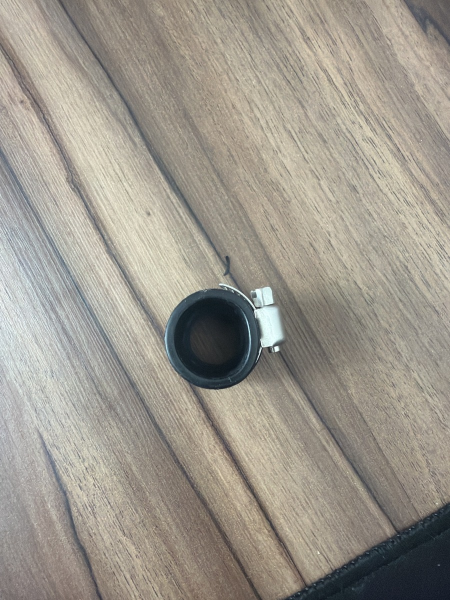
#> input picture brands/elvo/content/ecommerce/refs-reales/adaptador-arriba.jpg, 900 x 1200 px, given in place of mlf-nativo-hero.png, which was not available (shown at 1/2 size)
$ python gen_ml_final_fal.py
#> lines starting #> are read from the running program, lines starting #| are printed output that depends on the picture
### brands/elvo/content/ecommerce/gen_ml_nativo_fal.py
import base64,time,requests,threading
B='/home/user/elvo-creating/brands/elvo/'
F=B+'content/ecommerce/fotos/'; R=B+'content/ecommerce/refs-reales/'
def uri(p):
    mt='image/jpeg' if p.endswith('.jpg') else 'image/png'
    return f'data:{mt};base64,'+base64.b64encode(open(p,'rb').read()).decode()
BRAND=(" elvo· brand identity: bright, airy, premium; soft steel-blue (#9EBACE) to very light blue (#dbe7f0) backgrounds with white, deep navy (#010A21) headlines and electric-blue (#3355FF) accents; clean Inter-like sans-serif; generous spacing; rounded corners, soft shadows; a small 'elvo·' wordmark in navy at a corner. More refined than a generic competitor ad: confident large headline, clear hierarchy, realistic product render with crisp reflections and soft contact shadow, 1:1 square. ALL TEXT EXACTLY AS WRITTEN, Spanish with correct accents, nothing else added, no extra logos. The purifier must look exactly like the first reference (white cylinder, grey water-drop icon, grey 'elvo' wordmark with its small drop, chrome swan-neck spout).")
P=F+'v9-vivo.png'
J=[
('mln-1-hero',[P],"Hero benefits image. Headline top-left navy, large: \"Agua pura, directo de tu caño.\" Purifier large on the right with a sparkling stream filling a glass. Top-right premium gold starburst seal: \"#1\" and below \"EN PURIFICADORES\" with five small stars. Left, under the headline, five benefit rows each with an electric-blue check circle, bold line then small grey line: \"Reduce cloro, olores y sabores\" / \"Agua más rica en cada vaso\"; \"Retiene plomo y metales pesados*\" / \"Núcleo PureCore de 6 etapas\"; \"Rinde 20.000 litros\" / \"Unos 18 meses de uso normal\"; \"Para todo caño\" / \"Adaptador universal incluido\"; \"Más fácil y económico que el bidón\" / \"Sin cargar, sin guardar, sin gasfitero\". Footnote: \"*Según la ficha técnica del núcleo PureCore. Los resultados dependen de la calidad del agua de entrada.\""),
('mln-2-etapas',[P,F+'etapas7-fal.png'],"Technology infographic: the purifier core as an elegant 3D cutaway cylinder center-right with SIX clearly distinct stacked layers top to bottom: activated carbon (black granules), KDF-F (copper-bronze granules), nanotechnology (fine white-grey mesh), synthetic aluminosilicate (beige), colloidal silver (light grey-blue), ionic silver (white); one drop at the top and a smooth blue flow line down through them ending in clean droplets. Headline top-left navy: \"Tecnología PureCore: 6 etapas, un solo núcleo.\" Labels on the left with electric-blue numbered circles, bold line then small grey: 1 \"Carbón activado\" / \"Reduce cloro, olores y sabores\"; 2 \"KDF-F\" / \"Retiene plomo y metales pesados*\"; 3 \"Nanotecnología\" / \"Etapa adicional del núcleo\"; 4 \"Aluminosilicato sintético\" / \"Cuida la calidad del agua\"; 5 \"Plata coloidal\" / \"Protege el núcleo por dentro\"; 6 \"Plata iónica\" / \"Protege el núcleo por dentro\". Thin dotted leader lines. Footnote: \"*Según la ficha técnica del núcleo PureCore. Esquema ilustrativo.\" No tap in the drawing."),
('mln-3-bidones',[P],"Savings comparison. Headline navy: \"Un núcleo rinde unos 1.000 bidones.\" Subtitle grey: \"20.000 litros de agua filtrada, directo de tu caño.\" Visual: on the left a tall neat tower stack of many translucent blue 20-liter water jugs with a large number \"x1.000\" above it; on the right a single purifier with \"x1\" above it; a bold stylized \"VS\" between them in electric blue. Three small pills at the bottom: \"Sin cargar\" \"Sin guardar\" \"Sin pagar bidón tras bidón\". Footnote: \"Cálculo con bidones de 20 L. Depende del consumo y de la calidad del agua.\""),
('mln-4-mantenimiento',[P,F+'nativo-core-ref.png'],"Maintenance image, lifestyle: a bright kitchen counter, the purifier on the right and beside it on the left the removed filter core standing upright (white cylinder with a blue elvo label), a chrome tap between them. Headline in a navy pill-style block top: \"Único mantenimiento\". Subtitle: \"Cambias el núcleo cada 18 meses.\" Small blue pill bottom-right: \"Sin herramientas, lo cambias tú\". Footnote: \"Unos 18 meses de uso normal. Depende de la calidad del agua de entrada.\""),
('mln-5-derivador',[R+'derivador-colgado.jpg',P],"Close-up lifestyle photo of a kitchen faucet with a small chrome diverter valve attached to the faucet spout with a white hose, a hand turning the diverter lever, a curved electric-blue arrow indicating the turn. Headline on a white rounded block at the top: \"Cambia fácilmente a agua purificada.\" Small note bottom-left: \"La primera vez, el derivador pide un poco de fuerza para moverlo.\" The diverter has NO brand text engraved."),
('mln-6-instalacion',[P,R+'derivador-limpio.jpg'],"Easy installation image: a bright kitchen, the purifier on the counter next to the sink, a white hose running to a diverter on the faucet. Headline navy: \"Instalación fácil, en 5 minutos.\" Subtitle: \"Kit completo con adaptadores. Sin gasfitero ni electricidad.\" At the top-right a neat grid of six round thumbnails of different faucet types (curved spout, straight spout, pull-out spray, square spout, gooseneck, flexible black) with the caption \"Adaptador universal para todo caño\". Footnote: \"Si no encaja en tu caño, te devolvemos tu dinero.\""),
('mln-7-diseno',[P],"Design image: lifestyle close-up, the purifier on a modern kitchen counter by the sink, a thin stream of water from the chrome tap, three thin electric-blue circular callouts with leader lines pointing at: the chrome swan-neck tap, the smooth white body with the water-drop icon, the chrome diverter on the faucet. Headline navy: \"Diseño que se luce en tu cocina.\" Subtitle: \"Pico cromado, cuerpo blanco y derivador metálico.\""),
]
for n,refs,p in []: pass
def run(name,refs,p):
    for t in range(3):
        try:
            r=requests.post('https://queue.fal.run/openai/gpt-image-2/edit',json={'prompt':p+BRAND,'image_urls':[uri(x) for x in refs],'image_size':{'width':1536,'height':1536},'quality':'high','num_images':1}).json()
            if 'status_url' not in r: print('ERR',name,str(r)[:200],flush=True); return
            while True:
                time.sleep(10); s=requests.get(r['status_url']).json()
                if s.get('status')=='COMPLETED': break
                if s.get('status') not in ('IN_QUEUE','IN_PROGRESS'): raise Exception(str(s)[:200])
            u=requests.get(r['response_url']).json()['images'][0]['url']
            open(F+name+'.png','wb').write(requests.get(u).content); print('saved',name,flush=True); return
        except Exception as e: print('retry',name,e,flush=True)
# [2 lines that do not run on import are left out]

### brands/elvo/content/ecommerce/gen_ml_final_fal.py
import threading,sys
sys.path.insert(0,'.')
from gen_ml_nativo_fal import run,P,F,R
J=[
('mlf-nativo-hero',[P],"Hero benefits image. Headline top-left navy, large: \"Agua pura, directo de tu caño.\" Purifier large on the right with a sparkling stream filling a glass. Top-right premium gold starburst seal: \"#1\" and below \"EN PURIFICADORES\" with five small stars. Left, five benefit rows with electric-blue check circles, bold line then small grey line: \"Reduce cloro, olores y sabores\" / \"Agua más rica en cada vaso\"; \"Retiene plomo y metales pesados*\" / \"Núcleo PureCore de 6 etapas\"; \"Rinde hasta 36 meses\" / \"Un solo cambio de núcleo cada 3 años\"; \"Para todo caño\" / \"Adaptador universal incluido\"; \"Más fácil y económico que el bidón\" / \"Sin cargar, sin guardar, sin gasfitero\". Footnote: \"*Según la ficha técnica del núcleo PureCore. Los resultados dependen de la calidad del agua de entrada.\""),
('mlf-nativo-bidones',[P],"Savings comparison. Headline navy: \"Un núcleo rinde unos 2.000 bidones.\" Subtitle grey: \"40.000 litros de agua filtrada, directo de tu caño.\" Left: a tall neat tower of many translucent blue 20-liter water jugs with a large \"x2.000\" above it; right: a single purifier with \"x1\" above it; a bold stylized electric-blue \"VS\" between. Three small pills at the bottom: \"Sin cargar\" \"Sin guardar\" \"Sin pagar bidón tras bidón\". Footnote: \"Cálculo con bidones de 20 L, en 36 meses de uso normal. Depende del consumo y de la calidad del agua.\""),
('mlf-nativo-mantenimiento',[P,F+'nativo-core-ref.png'],"Maintenance image, lifestyle: bright kitchen counter, the purifier on the right and beside it on the left the removed filter core standing upright (white cylinder with a blue elvo label), a chrome tap between them. Headline in a navy block at the top: \"Único mantenimiento\". Subtitle: \"Cambias el núcleo cada 36 meses.\" Small blue pill bottom-right: \"Sin herramientas, lo cambias tú\". Footnote: \"36 meses de uso normal. Depende de la calidad del agua de entrada.\""),
('mlf-nativo-resenas',[P],"Social proof image. Headline navy: \"Lo que dicen quienes ya lo usan.\" Top row of three proud stat chips: \"4,2 ★\" / \"124 reseñas\" / \"+500 familias\". Below, three elegant white review cards with five small stars each, each with a quote and a small \"Compra verificada\" tag: \"El agua sale cristalina, sin sabor ni olor.\"; \"Lo instalé en menos de 5 minutos, funciona perfecto y tiene muy buen caudal.\"; \"El agua sale transparente, sin sabor y sin ningún residuo. La instalación fue muy fácil.\" The purifier small at the bottom-right with a glass of water."),
('mlf-vivo-hero',[P],"Hero benefits image. Headline top-left navy, large: \"Agua más rica, directo de tu caño.\" Purifier large on the right with a sparkling stream filling a glass. Top-right premium gold starburst seal: \"#1\" and below \"EN PURIFICADORES\" with five small stars. Left, five benefit rows with electric-blue check circles, bold line then small grey line: \"Aporta magnesio al agua\" / \"Con tu caño de siempre\"; \"Reduce cloro, olores y sabores\" / \"Agua más rica en cada vaso\"; \"Rinde hasta 36 meses\" / \"Un solo cambio de núcleo cada 3 años\"; \"Para todo caño\" / \"Kit de adaptadores incluido\"; \"Más fácil y económico que el bidón\" / \"Sin cargar, sin guardar, sin gasfitero\". Footnote: \"Los resultados dependen de la calidad del agua de entrada.\""),
('mlf-vivo-magnesio',[P],"Differentiator image. Headline navy: \"Agua con magnesio, directo de tu caño.\" Subtitle grey: \"Aporta magnesio y deja el agua sin sabor a cloro.\" Visual: a crystal-clear glass of water with a few tiny soft glowing mineral particles drifting up inside it, the purifier beside it on a bright kitchen counter; an electric-blue pill: \"Solo en elvo· Vivo\". Three small round icons at the bottom: \"Aporta magnesio\" / \"Reduce cloro\" / \"Sin cargar bidones\". Footnote: \"Los resultados dependen de la calidad del agua de entrada.\""),
('mlf-vivo-reduce',[P],"Value image: bright modern kitchen counter, purifier at left with a glass of crystal-clear water, and on the right a large elegant white card. Headline in navy: \"Qué hace el Vivo por tu agua.\" Card rows with electric-blue check circles: \"Cloro y derivados\" / \"Agua sin sabor a cloro\"; \"Olores y sabores\" / \"Para que dé gusto tomarla\"; \"Sedimentos y turbiedad\" / \"Agua más clara\"; \"Microplásticos y partículas finas\" / \"Microfiltración en el núcleo\"; then a highlighted electric-blue pill: \"Y además aporta magnesio\". Footnote: \"Núcleo de hasta 36 meses de uso normal. Pensado para agua de red potable. Los resultados dependen de la calidad del agua de entrada.\""),
('mlf-vivo-comparacion',[P],"Comparison table image. Headline navy: \"Por qué elegir Vivo.\" A clean elegant table with 4 columns: the first column highlighted in electric blue titled \"elvo· Vivo\" with a small purifier, and three white columns titled \"Bidón de agua\", \"Hervir el agua\", \"Filtro común de caño\". Rows with icons and ticks/crosses: \"Aporta magnesio\" (Vivo tick; others cross); \"Reduce sabor a cloro\" (Vivo tick; bidón cross; hervir cross; filtro tick); \"Agua al instante, sin cargar\" (Vivo tick; bidón cross; hervir cross; filtro tick); \"Sin gasfitero ni instalación\" (all tick); \"Mantenimiento\" (Vivo: \"Núcleo cada 36 meses\"; bidón: \"Recarga cada semana\"; hervir: \"Gas o luz diario\"; filtro: \"Cartucho cada pocos meses\"). Footnote: \"Comparación con alternativas comunes del mismo tipo.\""),
]
ths=[threading.Thread(target=run,args=j) for j in J]; [t.start() for t in ths]; [t.join() for t in ths]
from PIL import Image
W=Image.new('RGB',(2400,1200),'white')
#> W: PIL image 2400x1200 RGB; every value is 255
for i,(n,_,_) in enumerate(J):
    try: W.paste(Image.open(F+n+'.png').convert('RGB').resize((600,600)),((i%4)*600,(i//4)*600))
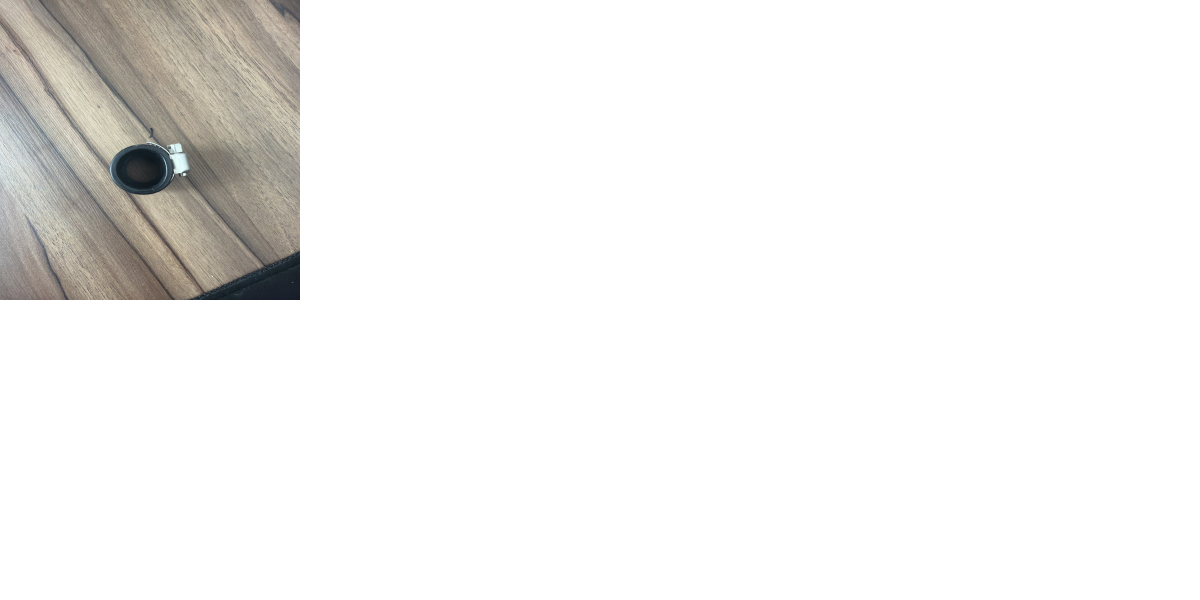
#> W: PIL image 2400x1200 RGB (shown at 1/2 size); mean R, G, B 242.8, 242.1, 240.8
    except Exception as e: print(n,e)
#> pass 2 of the loop `for i,(n,_,_) in enumerate(J):`:
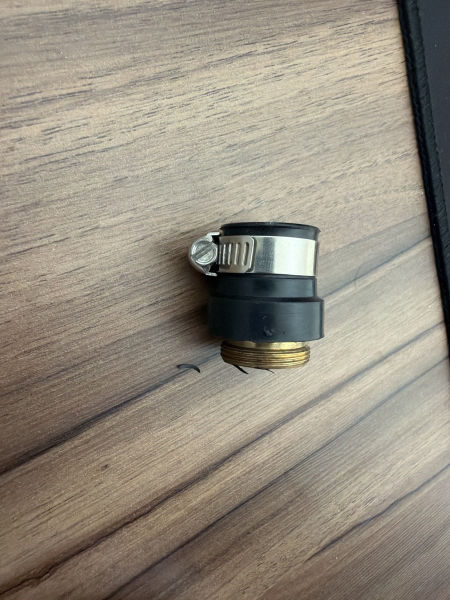
#> input picture brands/elvo/content/ecommerce/refs-reales/adaptador.jpg, 900 x 1200 px, given in place of mlf-nativo-bidones.png, which was not available (shown at 1/2 size)
#> `try: W.paste(Image.open(F+n+'.png').convert('RGB').resize((600,600)),(..`:
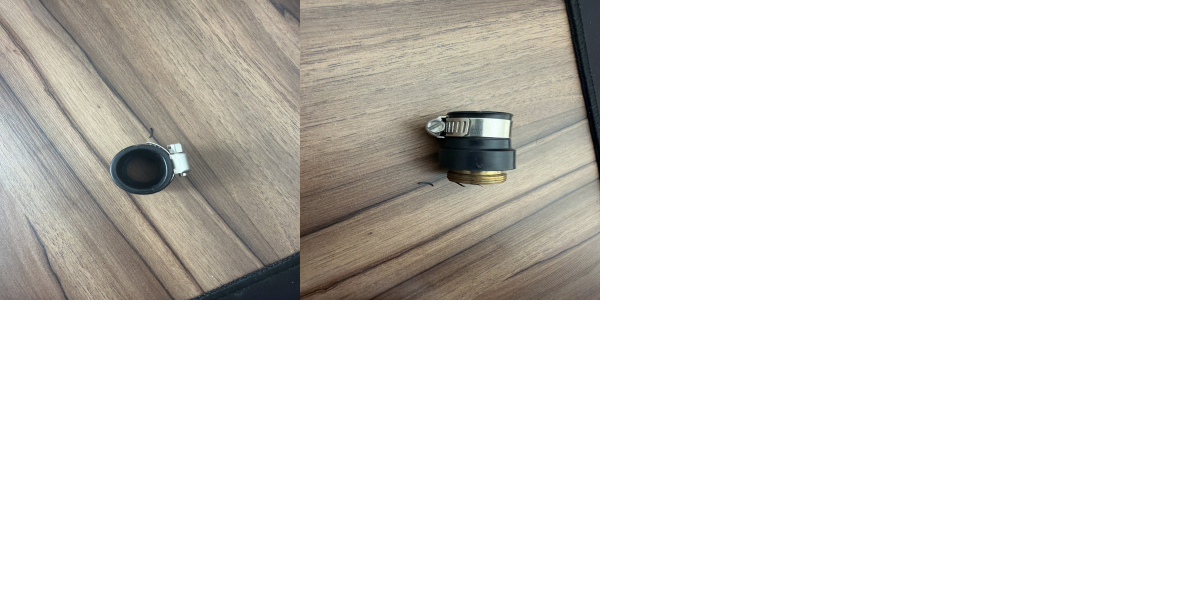
#> W: PIL image 2400x1200 RGB (shown at 1/2 size); mean R, G, B 229.5, 227.9, 224.9
W.save('/tmp/ml/final_fal.png')
